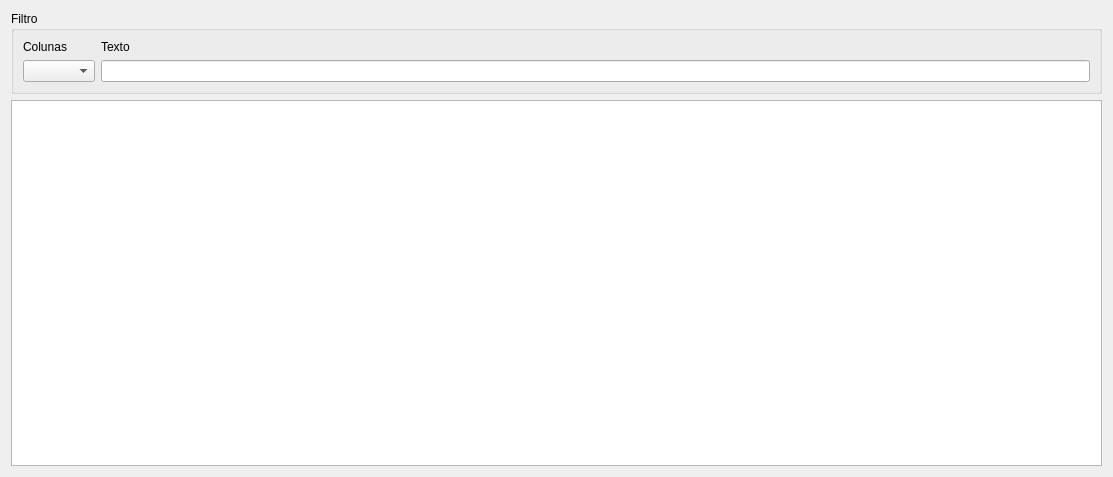
<?xml version="1.0" encoding="UTF-8"?>
<ui version="4.0">
 <class>Dialog</class>
 <widget class="QDialog" name="Dialog">
  <property name="geometry">
   <rect>
    <x>0</x>
    <y>0</y>
    <width>1113</width>
    <height>477</height>
   </rect>
  </property>
  <property name="windowTitle">
   <string>Dialog</string>
  </property>
  <layout class="QVBoxLayout" name="verticalLayout">
   <item>
    <widget class="QGroupBox" name="horizontalGroupBox">
     <property name="title">
      <string>Filtro</string>
     </property>
     <layout class="QHBoxLayout" name="horizontalLayout">
      <item>
       <layout class="QVBoxLayout" name="verticalLayout_2">
        <item>
         <widget class="QLabel" name="label">
          <property name="text">
           <string>Colunas</string>
          </property>
         </widget>
        </item>
        <item>
         <widget class="QComboBox" name="comboBox_lista_tabelas"/>
        </item>
       </layout>
      </item>
      <item>
       <layout class="QVBoxLayout" name="verticalLayout_3">
        <item>
         <widget class="QLabel" name="label_2">
          <property name="text">
           <string>Texto</string>
          </property>
         </widget>
        </item>
        <item>
         <widget class="QLineEdit" name="lineEdit_filter_text"/>
        </item>
       </layout>
      </item>
     </layout>
    </widget>
   </item>
   <item>
    <widget class="QTableWidget" name="tableWidget"/>
   </item>
  </layout>
 </widget>
 <resources/>
 <connections/>
</ui>
